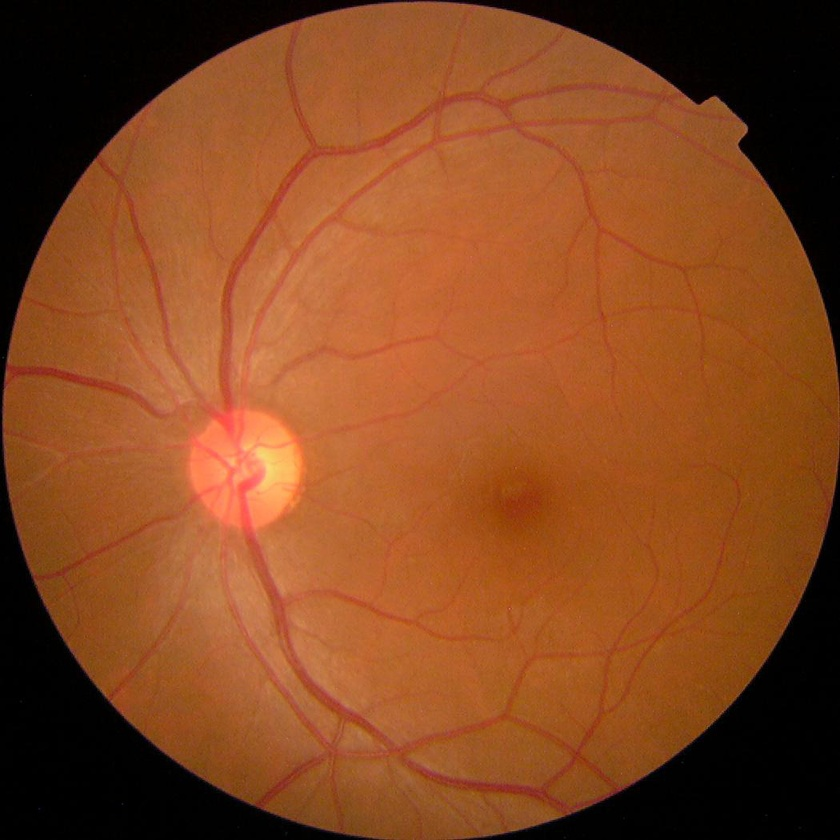
%> input picture ml_script/input_images/level_0_od.jpg, 840 x 840 px, shrunk from 1050 x 1050 before the run
$ octave --eval "result = preprocess_retina('../input_images/level_0_od.jpg');"   (GNU Octave 9; MATLAB toolbox functions it lacks are replaced by stand-ins)
%> lines starting %> are read from the running program, lines starting %| are printed output that depends on the picture
%% preprocess_retina.m
% RetinaScan-XAI - MATLAB Retinal Image Preprocessing Pipeline
% ============================================================
% Uses MATLAB Image Processing Toolbox to enhance fundus images
% before feeding into the ResNet-50 classifier.
%
% Steps:
%   1. Extract green channel (highest contrast for DR lesions)
%   2. CLAHE (Contrast Limited Adaptive Histogram Equalization)
%   3. Frangi vessel filter (blood vessel enhancement)
%   4. Background normalisation (remove camera vignetting)
%
% Usage (in MATLAB command window):
%   enhanced = preprocess_retina('path/to/image.jpg');
%   imshow(enhanced);
%
% Usage (batch - process a whole folder):
%   preprocess_retina_batch('input_folder/', 'output_folder/');

function enhanced = preprocess_retina(image_path)
%> called with image_path = '../input_images/level_0_od.jpg'
    % ── Load image ──────────────────────────────────────────────────────────
    img = imread(image_path);
%> img is the input picture: size 840x840x3 uint8; mean R, G, B 133.3, 71.3, 32.8

    if size(img, 3) == 1
        img = cat(3, img, img, img);   % handle grayscale input
    end

    fprintf('[MATLAB] Preprocessing: %s\n', image_path);

    % ── Step 1: Extract green channel ────────────────────────────────────────
    % Green channel has highest contrast for microaneurysms and haemorrhages
    green_ch = img(:,:,2);
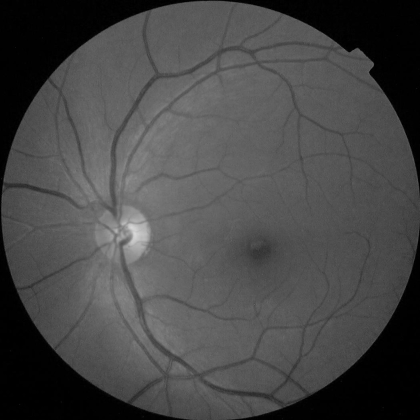
%> green_ch: size 840x840 uint8 (shown at 1/2 size); min 0, max 216, mean 71.3
    fprintf('  Step 1: Green channel extracted (%dx%d)\n', size(green_ch,1), size(green_ch,2));
%|   Step 1: Green channel extracted (840x840)

    % ── Step 2: CLAHE ────────────────────────────────────────────────────────
    % Enhances local contrast while limiting noise amplification
    green_norm = adapthisteq(green_ch, ...
        'ClipLimit',    0.02, ...
        'Distribution', 'rayleigh', ...
        'NumTiles',     [8, 8]);
    fprintf('  Step 2: CLAHE applied (ClipLimit=0.02, 8x8 tiles)\n');

    % ── Step 3: Background normalisation ─────────────────────────────────────
    % Estimate and remove the illumination gradient (camera vignetting)
    bg = imgaussfilt(green_norm, 30);    % large-sigma Gaussian = background
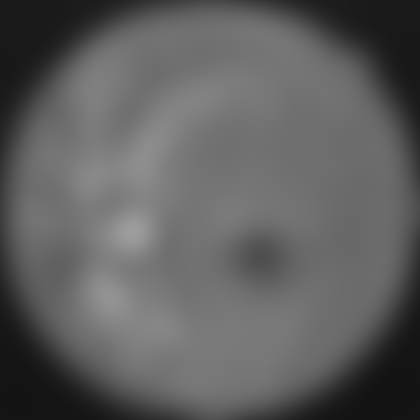
%> bg: size 840x840 uint8 (shown at 1/2 size); min 19, max 157, mean 94
    green_norm = green_norm - bg;
    green_norm = green_norm - min(green_norm(:));  % shift to [0, max]
    green_norm = uint8(255 * double(green_norm) / double(max(green_norm(:))));
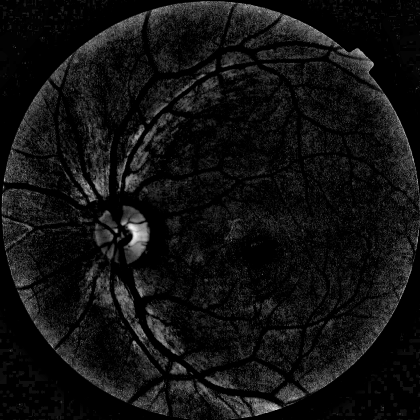
%> green_norm: size 840x840 uint8 (shown at 1/2 size); min 0, max 255, mean 17.7
    fprintf('  Step 3: Background illumination normalised\n');

    % ── Step 4: Vessel enhancement (Frangi filter) ────────────────────────────
    % Frangi filter detects tubular structures (blood vessels)
    % Uses multi-scale second-order Hessian eigenvalue analysis
    green_double = im2double(green_norm);
    vessel_map   = frangiFiltration(green_double, [1, 2, 3], true);
%> the loop in frangiFiltration, `for sigma = scales` made 3 passes
%> pass 1, in hessian2D, `[xx, xy]  = gradient(img);`:
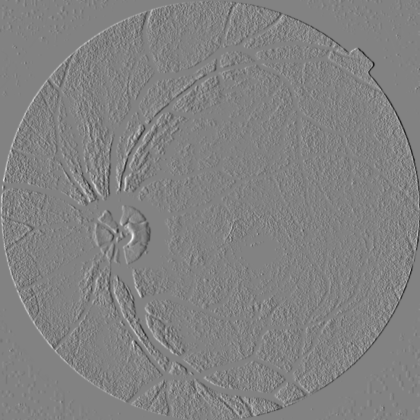
%> xx: size 840x840 double (shown at 1/2 size); min -0.227, max 0.218, mean 9.37e-06; drawn with min black and max white
%> pass 1, in hessian2D, `[Dxx, Dxy] = gradient(xx);`:
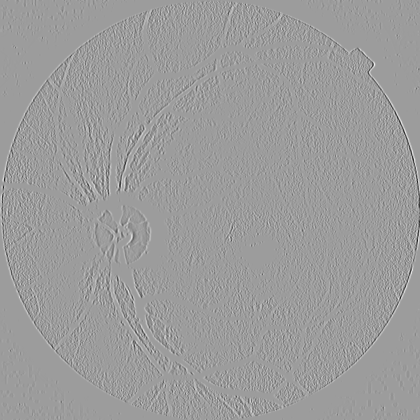
%> Dxx: size 840x840 double (shown at 1/2 size); min -0.147, max 0.0931, mean -1.11e-05; drawn with min black and max white
%> after the loop in frangiFiltration, `for sigma = scales`:
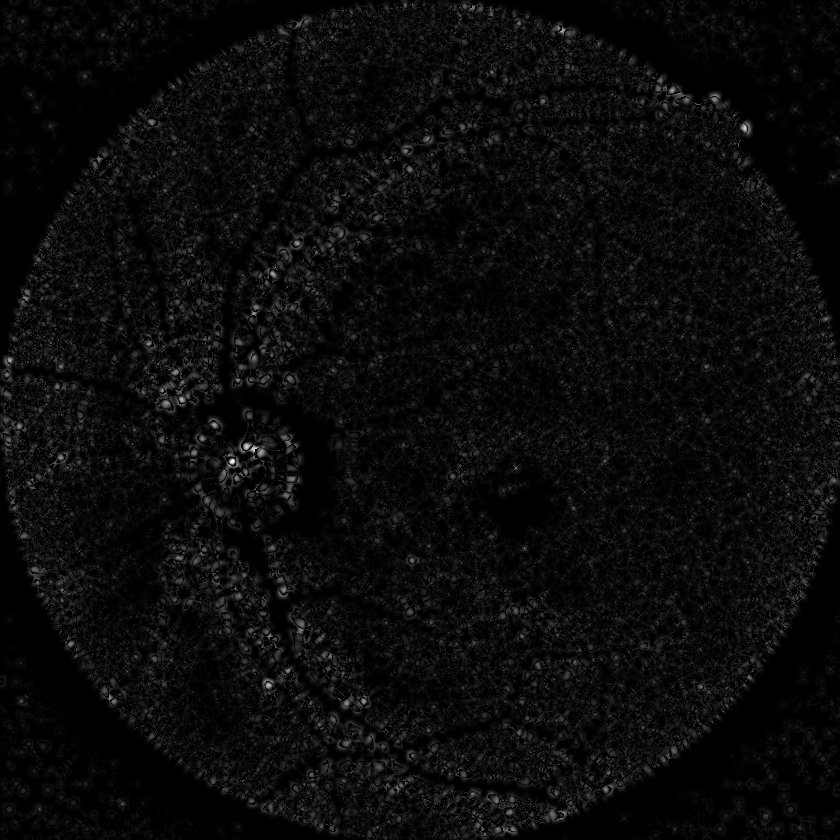
%> vesselness: size 840x840 double; min 0, max 0.142, mean 0.00611; drawn with min black and max white
    vessel_enhanced = green_double + 0.3 * vessel_map;
    vessel_enhanced = mat2gray(vessel_enhanced);
    fprintf('  Step 4: Frangi vessel enhancement applied\n');

    % ── Step 5: Reconstruct 3-channel output ─────────────────────────────────
    % Return as RGB: enhanced green in all channels for compatibility
    enhanced_uint8 = im2uint8(vessel_enhanced);
    enhanced = cat(3, enhanced_uint8, enhanced_uint8, enhanced_uint8);
    fprintf('  [DONE] Enhanced image ready (%dx%dx%d)\n', size(enhanced,1), size(enhanced,2), size(enhanced,3));
%|   [DONE] Enhanced image ready (840x840x3)

    % ── Optional: show comparison ─────────────────────────────────────────────
    figure('Name', 'RetinaScan-XAI Preprocessing', 'NumberTitle', 'off');
    subplot(1,3,1); imshow(img);         title('Original');
    subplot(1,3,2); imshow(green_ch);    title('Green Channel');
    subplot(1,3,3); imshow(enhanced);    title('Enhanced (CLAHE + Vessel)');
    sgtitle('RetinaScan-XAI | MATLAB Preprocessing Pipeline');
end


%% Batch processing helper
% [23 lines left out: function preprocess_retina_batch, not called in this run]


%% Frangi vessel filter implementation
% Reference: Frangi et al. (1998) "Multiscale vessel enhancement filtering"
function vesselness = frangiFiltration(img, scales, blackRidges)
    if nargin < 3, blackRidges = true; end

    vesselness = zeros(size(img));

    for sigma = scales
        % Gaussian smoothing at this scale
        smoothed = imgaussfilt(img, sigma);

        % Hessian matrix components (second derivatives)
        [Dxx, Dxy, Dyy] = hessian2D(smoothed, sigma);

        % Eigenvalues of the Hessian
        [~, L2] = eig2D(Dxx, Dxy, Dyy);

        % Flip sign for black ridges (dark vessels on bright background)
        if blackRidges
            L2 = -L2;
        end

        % Vesselness measure
        v = max(L2, 0);
        vesselness = max(vesselness, v);
    end

    % Normalise
    if max(vesselness(:)) > 0
        vesselness = vesselness / max(vesselness(:));
    end
end

function [Dxx, Dxy, Dyy] = hessian2D(img, sigma)
    [xx, xy]  = gradient(img);
    [Dxx, Dxy] = gradient(xx);
    [~,   Dyy] = gradient(xy);
    Dxx = sigma^2 * Dxx;
    Dxy = sigma^2 * Dxy;
    Dyy = sigma^2 * Dyy;
end

function [L1, L2] = eig2D(Dxx, Dxy, Dyy)
    tmp = sqrt((Dxx - Dyy).^2 + 4 * Dxy.^2);
    L1  = 0.5 * (Dxx + Dyy + tmp);
    L2  = 0.5 * (Dxx + Dyy - tmp);
    idx = abs(L1) < abs(L2);
    [L1(idx), L2(idx)] = deal(L2(idx), L1(idx));
end

$ run again, on ml_script/input_images/level_1_od.jpg
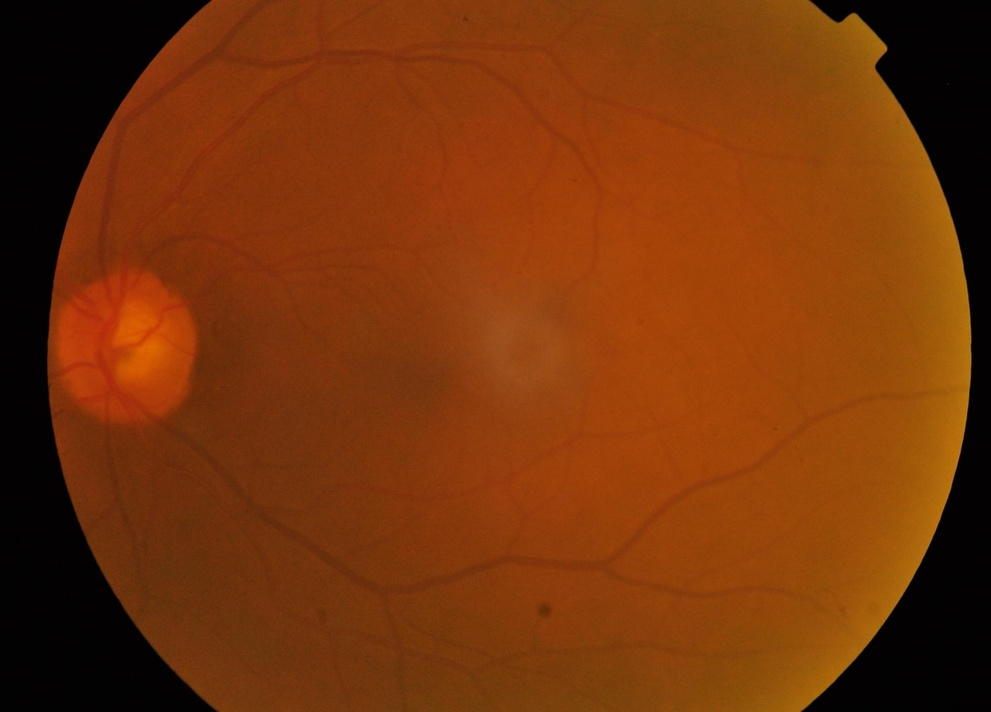
%> input picture ml_script/input_images/level_1_od.jpg, 991 x 712 px, shrunk from 1600 x 1149 before the run
%> in preprocess_retina, img is the input picture: size 712x991x3 uint8; mean R, G, B 117.7, 51.9, 9.8
%|   Step 1: Green channel extracted (712x991)
%> the loop in frangiFiltration, `for sigma = scales` made 3 passes
%> pass 1, in hessian2D, `[Dxx, Dxy] = gradient(xx);`:
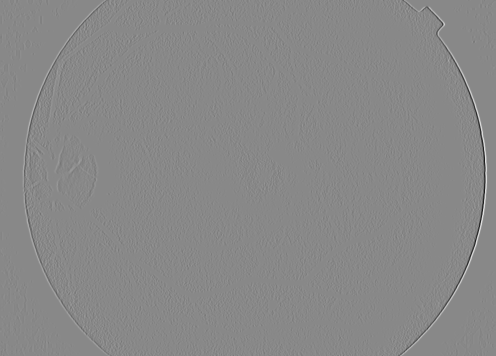
%> Dxx: size 712x991 double (shown at 1/2 size); min -0.155, max 0.135, mean 3.22e-07; drawn with min black and max white
%> after the loop in frangiFiltration, `for sigma = scales`:
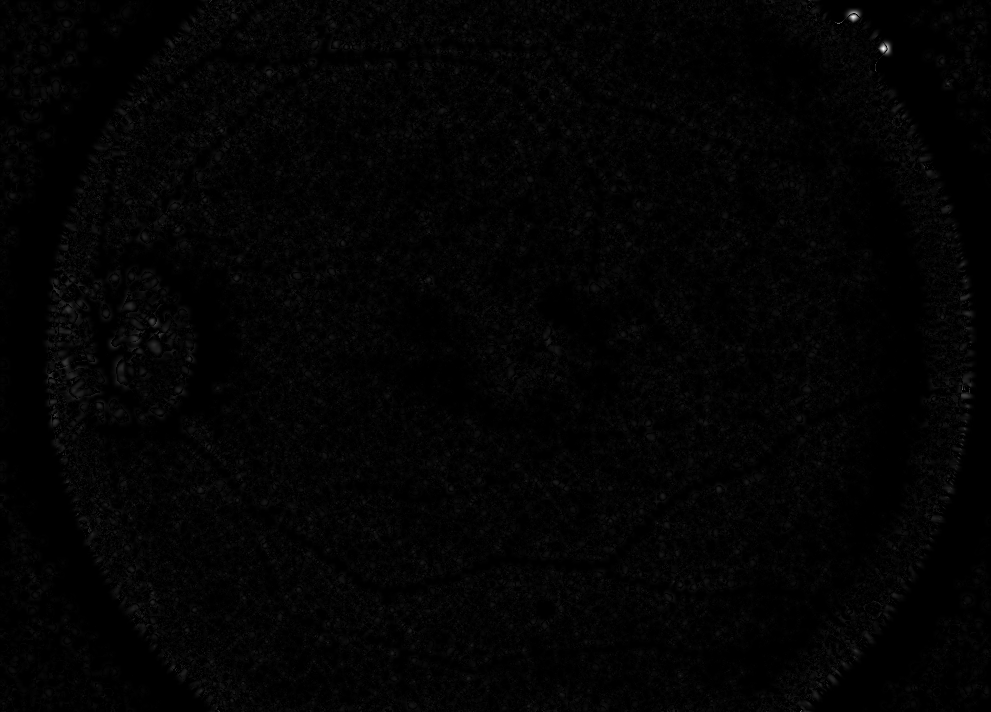
%> vesselness: size 712x991 double; min 0, max 0.157, mean 0.00222; drawn with min black and max white
%|   [DONE] Enhanced image ready (712x991x3)

$ run again, on ml_script/input_images/level_2_od.jpg
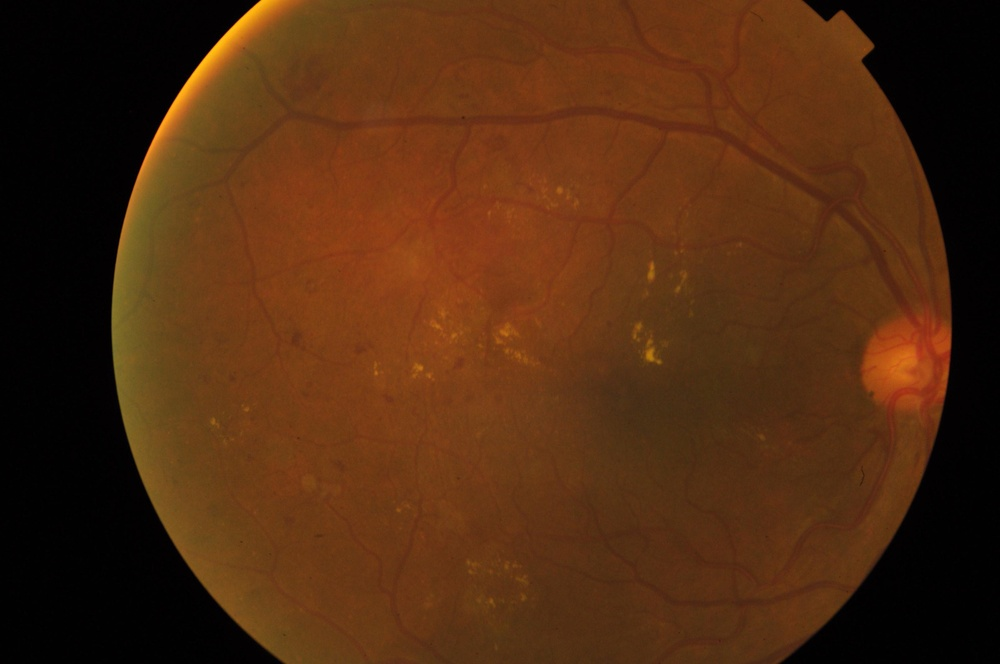
%> input picture ml_script/input_images/level_2_od.jpg, 1000 x 664 px, shrunk from 1600 x 1062 before the run
%> in preprocess_retina, img is the input picture: size 664x1000x3 uint8; mean R, G, B 80.7, 43.1, 16.4
%|   Step 1: Green channel extracted (664x1000)
%> the loop in frangiFiltration, `for sigma = scales` made 3 passes
%> pass 1, in hessian2D, `[Dxx, Dxy] = gradient(xx);`:
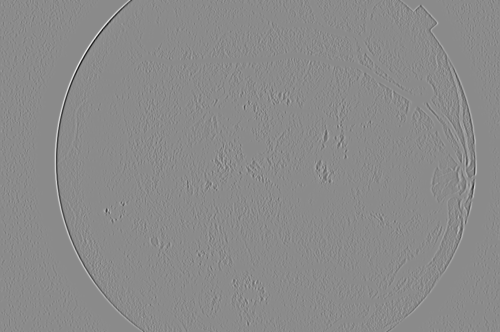
%> Dxx: size 664x1000 double (shown at 1/2 size); min -0.108, max 0.0902, mean 2.07e-06; drawn with min black and max white
%> after the loop in frangiFiltration, `for sigma = scales`:
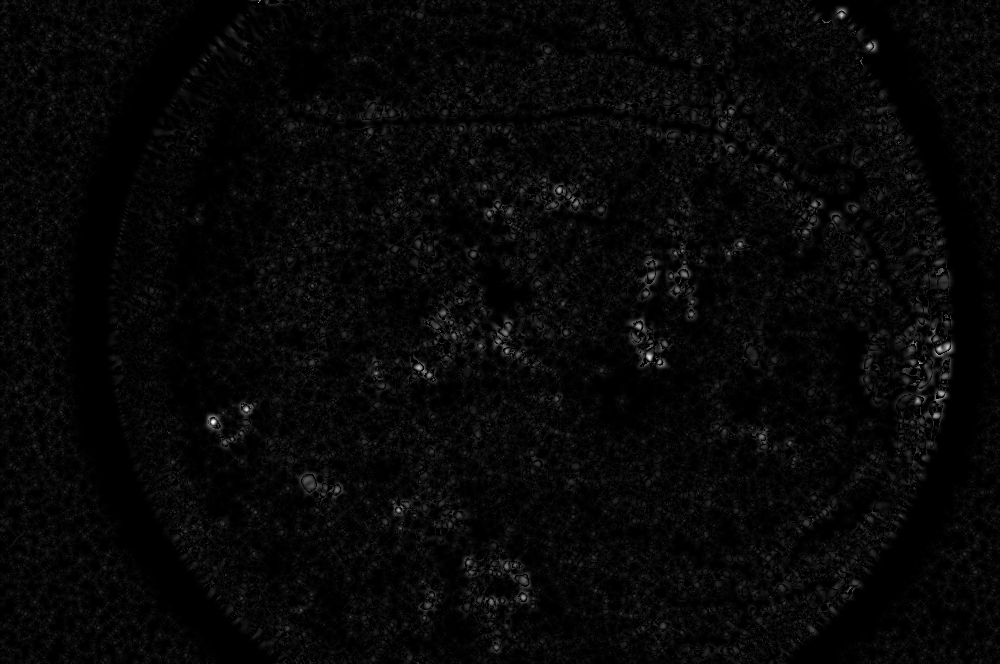
%> vesselness: size 664x1000 double; min 0, max 0.0813, mean 0.0024; drawn with min black and max white
%|   [DONE] Enhanced image ready (664x1000x3)
